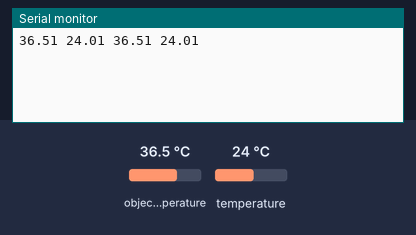
Bench run of a sketch on a simulated Arduino Uno, built with avr-gcc and run on an emulated ATmega328P. Shown: the last lines printed to the serial monitor. The test bench sets the inputs (shaded band); at power-on: object temperature 36.5 °C, temperature 24 °C.

Above: at 1.2 s.
1.3 s: object temperature set to 20 °C
At 2.6 s:
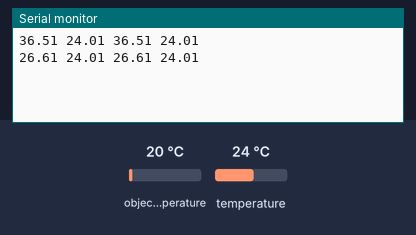
2.8 s: temperature set to 12 °C
At 3.5 s:
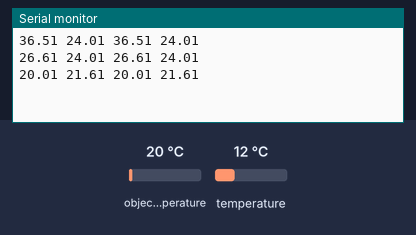
4.3 s: object temperature set to 26 °C
At 5.7 s:
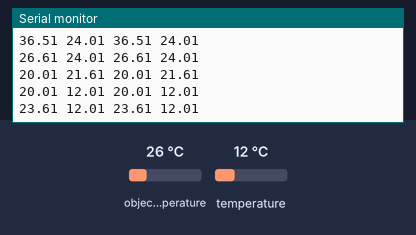
Timing chart, 0 to 7.3 s (numbered marks = the images above; inputs shaded):
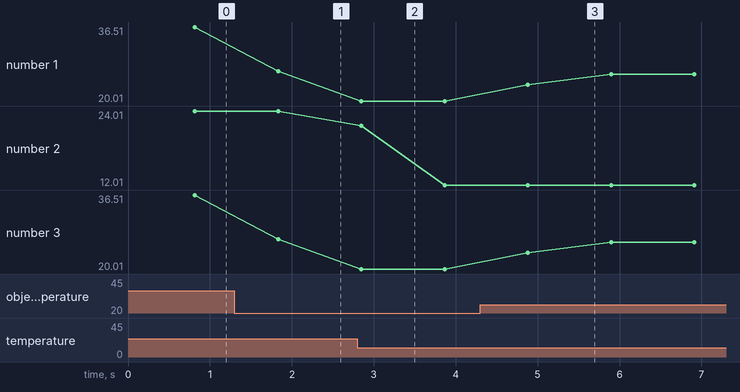

The sketch:

two-mlx-sensors.ino
```cpp
/******************************************************************************
Arduino, Teensy 3.x or similar board to read temperature from one MLX90614 or similar
infrared temperature sensor. Reads the temperature in Celcius and
send the data via serial port each second. To see output in
Arduino studio, open serial monitor and seth the baud rate to 9600.

Hardware Hookup (if you're not using the eval board):
MLX90614 ------------- Arduino, Teensy 3.x or compatible board
  VDD ------------------ 3.3V
  VSS ------------------ GND
  SDA ------------------ PIN 18 (SDA PIN if using arduino board)
  SCL ------------------ PIN 19 (SCL PIN if using arduino board)

Development environment specifics:
Arduino 1.8.12
SparkFun IR Thermometer Evaluation Board - MLX90614
******************************************************************************/

#include "Adafruit_MLX90614.h"

#include <Wire.h>

//Define device's addresses
int device1Address = 0x0A;   // If addresses has been changed, it can be checked using sketch
int device2Address = 0x50;   // in Utils folder of repository.

//Create two instances of the sensor class.
Adafruit_MLX90614 mlx = Adafruit_MLX90614(device1Address);
Adafruit_MLX90614 mlx2 = Adafruit_MLX90614(device2Address);

//Sensor 1
float obj_temp1 = 0;             // Sensor measures temperature from the object
float amb_temp1 = 0;             // and on its shell

//Sensor 2
float obj_temp2 = 0;
float amb_temp2 = 0;

int counter = 0;                // to average measurements

void setup()
{
  Serial.begin(9600);

  mlx.begin(); // Initialise the I2C bus.

}

void loop()
{
  // read the temperatures from sensor 1.
  obj_temp1 += mlx.readObjectTempC();
  amb_temp1 += mlx.readAmbientTempC();

  // read the temperatures from sensor 2.
  obj_temp2 += mlx2.readObjectTempC();
  amb_temp2 += mlx2.readAmbientTempC();

  counter++;

  if ( counter == 5 )
  {
    obj_temp1 = obj_temp1 / 5;
    amb_temp1 = amb_temp1 / 5;
    obj_temp2 = obj_temp2 / 5;
    amb_temp2 = amb_temp2 / 5;
    Serial.println(String(obj_temp1,2) + " " + String(amb_temp1,2) + " " + String(obj_temp2,2) + " " + String(amb_temp2,2)); // It must be printed like this so that C# visualisation works.
    obj_temp1 = 0;
    amb_temp1 = 0;
    obj_temp2 = 0;
    amb_temp2 = 0;
    counter = 0;
  }
  delay(200);


}
```

Measured:
- after the input at 1.3 s, the serial monitor: prints a new line after 0.53 s (image 1)
- after the input at 2.8 s, the serial monitor: prints a new line after 0.05 s (image 2)
- after the input at 4.3 s, the serial monitor: prints a new line after 0.58 s (image 3)
- plotted number 1: 36.51 → 26.61 after the input at 1.3 s, 20.01 → 26.01 after the input at 4.3 s
- plotted number 2: 24.01 → 12.01 after the input at 2.8 s
- plotted number 3: 36.51 → 26.61 after the input at 1.3 s, 20.01 → 26.01 after the input at 4.3 s
